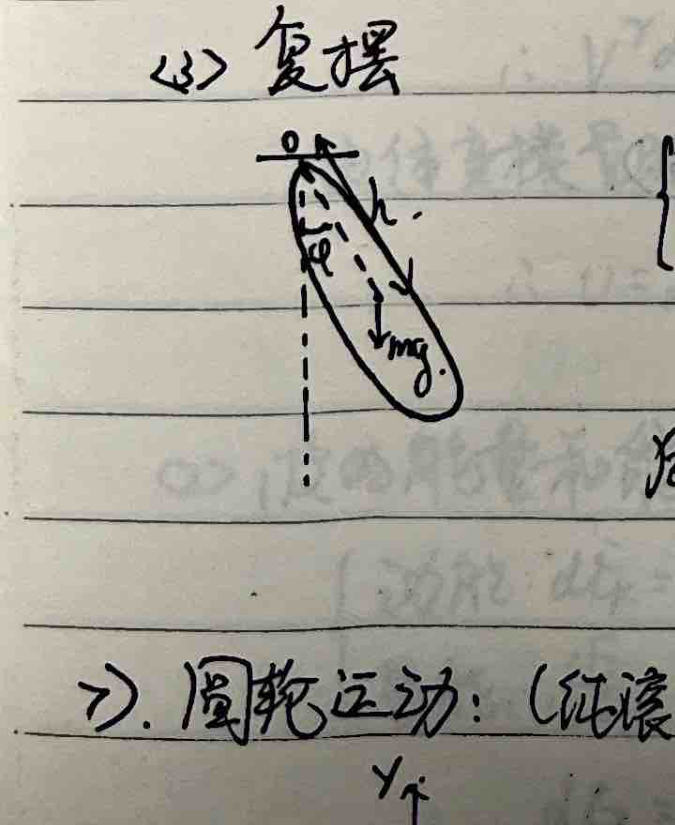
#> input picture olympiad-physics/images/ch01_compound_pendulum.png, 675 x 825 px, given in place of p2_page_037.png, which was not available
$ python crop_diagrams_p2_36_40.py
#> lines starting #> are read from the running program, lines starting #| are printed output that depends on the picture; pictures that were not available may be replaced by others from this repository, and a replacement may not be noted
import os
from PIL import Image

def crop_image(input_path, output_path, crop_box):
#> called with crop_box = (150, 800, 750, 970)
    try:
        img = Image.open(input_path)
#> img is the input picture: PIL image 675x825 RGB; mean R, G, B 168.1, 164.5, 154.2
        cropped_img = img.crop(crop_box)
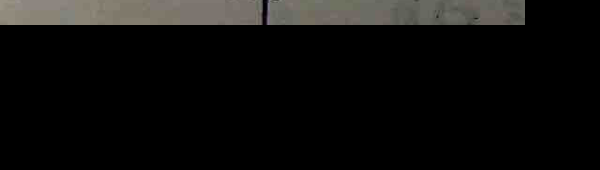
#> cropped_img: PIL image 600x170 RGB; mean R, G, B 15, 14.5, 13.4
        cropped_img.save(output_path)
        print(f"Successfully cropped and saved {output_path}")
    except Exception as e:
        print(f"Error processing {input_path}: {e}")

if __name__ == "__main__":
    base_dir = "/Users/anglil/.gemini/antigravity/brain/259fcaf8-bb02-464b-8be5-339e21f479ec/scratch/pdf_pages"
    output_dir = "/Users/anglil/.gemini/antigravity/scratch/anglil.github.io/olympiad-physics/images"

    os.makedirs(output_dir, exist_ok=True)

    # p2_page_037.png
    crop_image(
        os.path.join(base_dir, "p2_page_037.png"),
        os.path.join(output_dir, "exp_spring_elongation.png"),
        (150, 800, 750, 970)
    )

    # p2_page_038.png
    crop_image(
        os.path.join(base_dir, "p2_page_038.png"),
        os.path.join(output_dir, "exp_parallelogram_rule.png"),
        (260, 680, 480, 830)
    )
#> call 2 of crop_image, with crop_box = (260, 680, 480, 830)
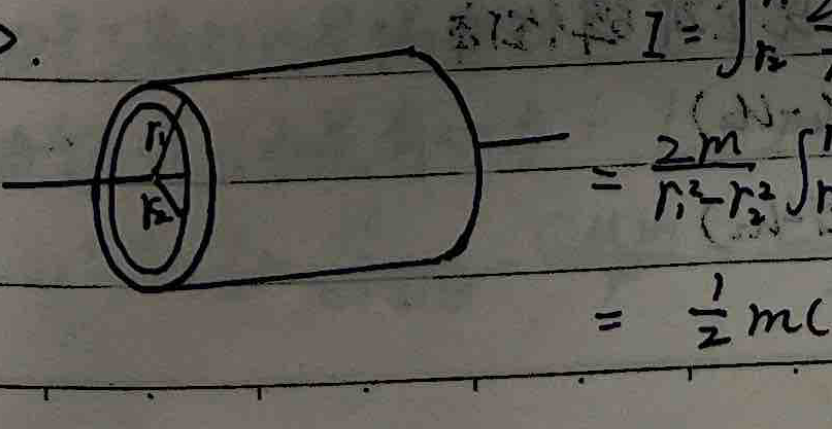
#> input picture olympiad-physics/images/ch01_cylindrical_shell.png, 832 x 429 px, given in place of p2_page_038.png, which was not available
#> in crop_image, img is the input picture: PIL image 832x429 RGB; mean R, G, B 95.1, 93, 86.6
#> in crop_image (call 2), `cropped_img = img.crop(crop_box)`: cropped_img: PIL image 220x150 RGB; every value is 0

    # p2_page_039.png
    crop_image(
        os.path.join(base_dir, "p2_page_039.png"),
        os.path.join(output_dir, "exp_newtons_laws.png"),
        (90, 180, 470, 300)
    )
#> call 3 of crop_image, with crop_box = (90, 180, 470, 300)
#> in crop_image (call 3), `cropped_img = img.crop(crop_box)`:
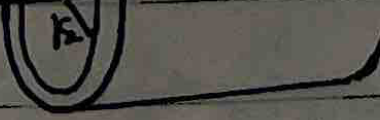
#> cropped_img: PIL image 380x120 RGB; mean R, G, B 84, 82.4, 76.9
    crop_image(
        os.path.join(base_dir, "p2_page_039.png"),
        os.path.join(output_dir, "exp_work_energy.png"),
        (130, 670, 830, 950)
    )
#> in crop_image (call 4), `cropped_img = img.crop(crop_box)`: cropped_img: PIL image 700x280 RGB; every value is 0

    # p2_page_040.png
    crop_image(
        os.path.join(base_dir, "p2_page_040.png"),
        os.path.join(output_dir, "exp_resistivity_circuit.png"),
        (170, 820, 400, 950)
    )
